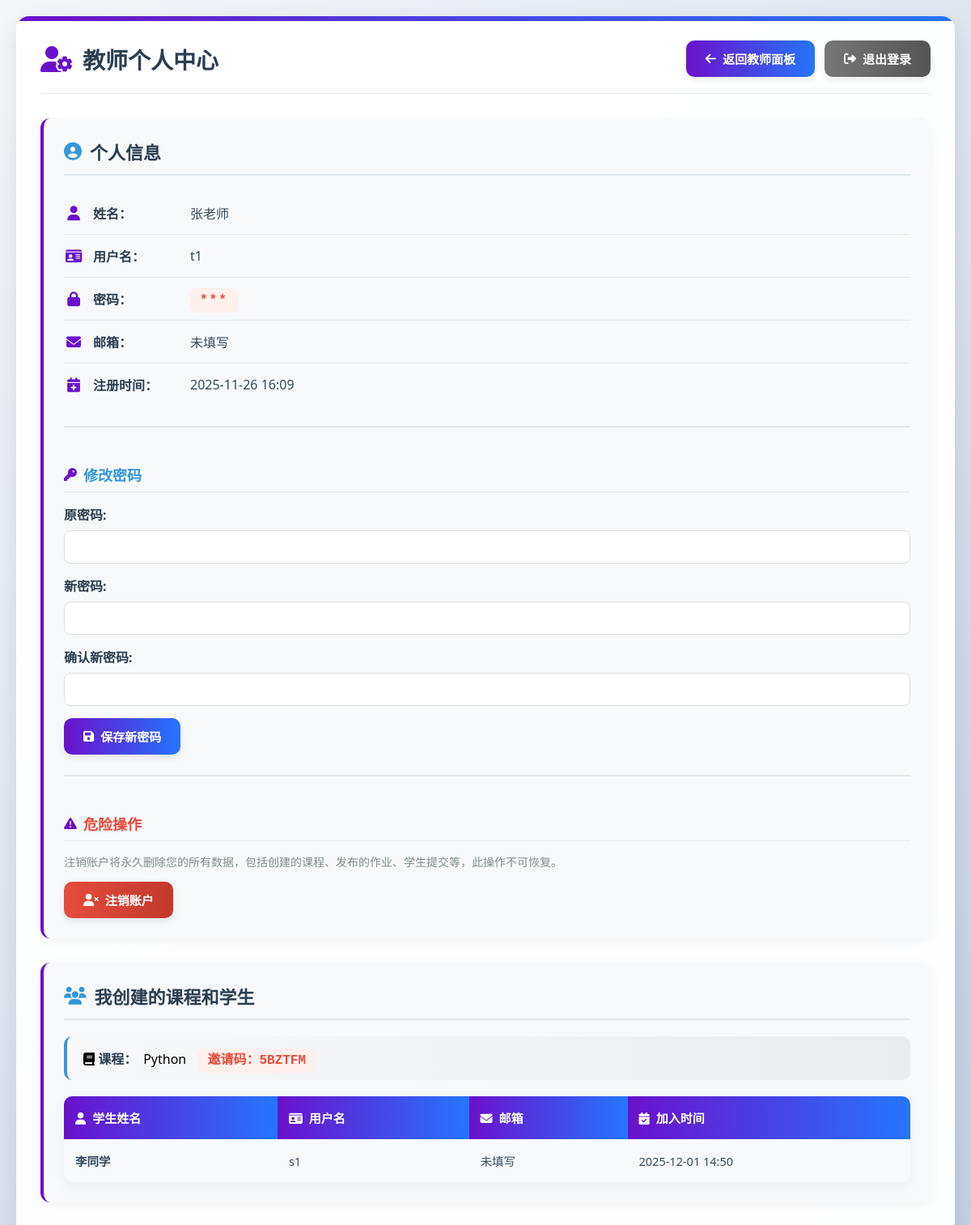
Screenshot of /teacher/profile (signed in) with the database file from the repository.
### app.py (models this page shows)
class User(db.Model):
    id = db.Column(db.Integer, primary_key=True)
    username = db.Column(db.String(80), unique=True, nullable=False)
    password = db.Column(db.String(120), nullable=False)
    role = db.Column(db.String(10), nullable=False)
    name = db.Column(db.String(100), nullable=False)
    email = db.Column(db.String(120), nullable=True)
    created_at = db.Column(db.DateTime, default=datetime.utcnow)

class Course(db.Model):
    id = db.Column(db.Integer, primary_key=True)
    name = db.Column(db.String(150), nullable=False)
    description = db.Column(db.Text, nullable=True)
    invite_code = db.Column(db.String(10), unique=True, nullable=False)
    teacher_id = db.Column(db.Integer, db.ForeignKey('user.id'), nullable=False)
    created_at = db.Column(db.DateTime, default=datetime.utcnow)
    teacher = relationship('User', backref=db.backref('courses', lazy=True))

class CourseEnrollment(db.Model):
    id = db.Column(db.Integer, primary_key=True)
    course_id = db.Column(db.Integer, db.ForeignKey('course.id'), nullable=False)
    student_id = db.Column(db.Integer, db.ForeignKey('user.id'), nullable=False)
    joined_at = db.Column(db.DateTime, default=datetime.utcnow)
    course = relationship('Course', backref=db.backref('enrollments', lazy=True, cascade='all, delete-orphan'))
    student = relationship('User', backref=db.backref('course_memberships', lazy=True))
    __table_args__ = (
        db.UniqueConstraint('course_id', 'student_id', name='uq_course_student'),
    )

### app.py (the view)
@app.route('/teacher/profile')
def teacher_profile():
    if 'user_id' not in session:
        flash('请先登录', 'error')
        return redirect(url_for('login'))
    if session.get('role') != 'teacher':
        flash('无权限访问该页面', 'error')
        return redirect(url_for('login'))
    teacher = User.query.get_or_404(session['user_id'])
    courses = Course.query.filter_by(teacher_id=teacher.id).order_by(Course.created_at.desc()).all()
    course_student_info = []
    for course in courses:
        enrollments = CourseEnrollment.query.filter_by(course_id=course.id).order_by(CourseEnrollment.joined_at.asc()).all()
        students = [enrollment.student for enrollment in enrollments]
        course_student_info.append({
            'course': course,
            'students': students,
            'enrollments': enrollments
        })
    masked_password = '*' * len(teacher.password) if teacher.password else '未设置'
    return render_template(
        'teacher_profile.html',
        teacher=teacher,
        masked_password=masked_password,
        course_student_info=course_student_info
    )

### templates/teacher_profile.html (shortened to what this page needs)
<!DOCTYPE html>
<html lang="zh-CN">
<head>
    <link rel="stylesheet" href="https://cdnjs.cloudflare.com/ajax/libs/font-awesome/6.4.0/css/all.min.css">
</head>
<body>
    <div class="floating-elements">
    </div>
    <div class="container">
        <div class="header">
            <h1><i class="fas fa-user-cog"></i>教师个人中心</h1>
            <div class="btn-group">
                <a class="btn btn-primary" href="{{ url_for('teacher_dashboard') }}">
                    <i class="fas fa-arrow-left"></i>返回教师面板
                </a>
                <a class="btn btn-secondary" href="{{ url_for('logout') }}">
                    <i class="fas fa-sign-out-alt"></i>退出登录
                </a>
            </div>
        </div>
        <div class="section">
            <h2><i class="fas fa-user-circle"></i>个人信息</h2>
            <ul class="info-list">
                <li>
                    <i class="fas fa-user"></i>
                    <span class="info-label">姓名：</span>
                    <span class="info-value">{{ teacher.name }}</span>
                </li>
                <li>
                    <i class="fas fa-id-card"></i>
                    <span class="info-label">用户名：</span>
                    <span class="info-value">{{ teacher.username }}</span>
                </li>
                <li>
                    <i class="fas fa-lock"></i>
                    <span class="info-label">密码：</span>
                    <span class="info-value">
                        <span class="password-masked">{{ masked_password }}</span>
                    </span>
                </li>
                <li>
                    <i class="fas fa-envelope"></i>
                    <span class="info-label">邮箱：</span>
                    <span class="info-value">{{ teacher.email or '未填写' }}</span>
                </li>
                <li>
                    <i class="fas fa-calendar-plus"></i>
                    <span class="info-label">注册时间：</span>
                    <span class="info-value">{{ teacher.created_at.strftime('%Y-%m-%d %H:%M') }}</span>
                </li>
            </ul>
            <div style="margin-top: 25px; padding-top: 25px; border-top: 2px solid #e1e8ed;">
                <h3 style="font-size: 18px; color: #3498db; margin-bottom: 15px;">
                    <i class="fas fa-key"></i>修改密码
                </h3>
                <form method="POST" action="{{ url_for('change_teacher_password') }}" style="display: flex; flex-direction: column; gap: 15px;">
                    <div style="display: flex; flex-direction: column; gap: 8px;">
                        <label style="font-weight: 600; color: #2c3e50;">原密码:</label>
                        <input type="password" name="old_password" required style="padding: 10px; border: 1px solid #ddd; border-radius: 8px; font-size: 14px;">
                    </div>
                    <div style="display: flex; flex-direction: column; gap: 8px;">
                        <label style="font-weight: 600; color: #2c3e50;">新密码:</label>
                        <input type="password" name="new_password" required minlength="6" style="padding: 10px; border: 1px solid #ddd; border-radius: 8px; font-size: 14px;">
                    </div>
                    <div style="display: flex; flex-direction: column; gap: 8px;">
                        <label style="font-weight: 600; color: #2c3e50;">确认新密码:</label>
                        <input type="password" name="confirm_password" required minlength="6" style="padding: 10px; border: 1px solid #ddd; border-radius: 8px; font-size: 14px;">
                    </div>
                    <button type="submit" class="btn btn-primary" style="align-self: flex-start;">
                        <i class="fas fa-save"></i>保存新密码
                    </button>
                </form>
            </div>
            <div style="margin-top: 25px; padding-top: 25px; border-top: 2px solid #e1e8ed;">
                <h3 style="font-size: 18px; color: #e74c3c; margin-bottom: 15px;">
                    <i class="fas fa-exclamation-triangle"></i>危险操作
                </h3>
                <p style="color: #7f8c8d; margin-bottom: 15px; font-size: 14px;">
                    注销账户将永久删除您的所有数据，包括创建的课程、发布的作业、学生提交等，此操作不可恢复。
                </p>
                <button class="btn btn-danger" onclick="confirmDeleteAccount()">
                    <i class="fas fa-user-times"></i>注销账户
                </button>
            </div>
        </div>
        <div class="section">
            <h2><i class="fas fa-users"></i>我创建的课程和学生</h2>
            {% if course_student_info %}
                {% for item in course_student_info %}
                    <div class="course-info">
                        <i class="fas fa-book"></i>
                        <strong>课程：</strong>{{ item.course.name }}
                        <span class="invite-code">邀请码：{{ item.course.invite_code }}</span>
                    </div>
                    {% if item.students %}
                        <table>
                            <thead>
                                <tr>
                                    <th><i class="fas fa-user"></i>学生姓名</th>
                                    <th><i class="fas fa-id-card"></i>用户名</th>
                                    <th><i class="fas fa-envelope"></i>邮箱</th>
                                    <th><i class="fas fa-calendar-check"></i>加入时间</th>
                                </tr>
                            </thead>
                            <tbody>
                                {% for i in range(item.students|length) %}
                                {% set stu = item.students[i] %}
                                {% set enroll = item.enrollments[i] %}
                                <tr>
                                    <td><strong>{{ stu.name }}</strong></td>
                                    <td>{{ stu.username }}</td>
                                    <td class="student-email">{{ stu.email or '未填写' }}</td>
                                    <td>{{ enroll.joined_at.strftime('%Y-%m-%d %H:%M') }}</td>
                                </tr>
                                {% endfor %}
                            </tbody>
                        </table>
                    {% else %}
                        <div class="empty">
                            <i class="fas fa-user-graduate"></i>
                            <p>该课程目前还没有学生加入。</p>
                        </div>
                    {% endif %}
                {% endfor %}
            {% else %}
                <div class="empty">
                    <i class="fas fa-book-open"></i>
                    <p>您还没有创建任何课程，可以前往课程管理中创建。</p>
                </div>
            {% endif %}
        </div>
    </div>
</body>
</html>

### templates/teacher_profile.html (style rules this page uses)
* { margin: 0; padding: 0; box-sizing: border-box; font-family: 'Segoe UI', 'Microsoft YaHei', sans-serif; }
body { background: linear-gradient(135deg, #f5f7fa 0%, #c3cfe2 100%); min-height: 100vh; padding: 20px; position: relative; overflow-x: hidden; }
body::before { content: ''; position: absolute; top: 0; left: 0; width: 100%; height: 100%; z-index: -1; }
.container { max-width: 1200px; margin: 0 auto; background: rgba(255, 255, 255, 0.97); border-radius: 16px; box-shadow: 0 10px 30px rgba(0, 0, 0, 0.1); padding: 30px; position: relative; overflow: hidden; animation: fadeIn 0.6s ease-out; }
.container::before { content: ''; position: absolute; top: 0; left: 0; width: 100%; height: 6px; background: linear-gradient(90deg, #6a11cb, #2575fc); }
.header { display: flex; justify-content: space-between; align-items: center; margin-bottom: 30px; padding-bottom: 20px; border-bottom: 1px solid #e1e8ed; }
h1 { font-size: 28px; color: #2c3e50; font-weight: 700; display: flex; align-items: center; gap: 12px; }
h1 i { color: #6a11cb; font-size: 32px; }
.btn-group { display: flex; gap: 12px; }
.btn { display: inline-flex; align-items: center; justify-content: center; gap: 8px; padding: 12px 24px; text-decoration: none; border-radius: 10px; font-weight: 600; font-size: 15px; transition: all 0.3s ease; border: none; cursor: pointer; box-shadow: 0 4px 10px rgba(0, 0, 0, 0.08); }
.btn-primary { background: linear-gradient(90deg, #6a11cb, #2575fc); color: white; }
.btn-secondary { background: linear-gradient(90deg, #777, #555); color: white; }
.btn-danger { background: linear-gradient(90deg, #e74c3c, #c0392b); color: white; }
.section { margin-bottom: 30px; padding: 25px; border-radius: 12px; background: #f8f9fa; box-shadow: 0 4px 15px rgba(0, 0, 0, 0.05); border-left: 4px solid #6a11cb; }
h2 { font-size: 22px; color: #2c3e50; margin-bottom: 20px; padding-bottom: 12px; border-bottom: 2px solid #e1e8ed; display: flex; align-items: center; gap: 10px; }
h2 i { color: #3498db; }
h3 { font-size: 18px; color: #2c3e50; margin: 20px 0 15px; padding-bottom: 8px; border-bottom: 1px solid #e1e8ed; display: flex; align-items: center; gap: 8px; }
h3 i { color: #6a11cb; font-size: 16px; }
.info-list { list-style: none; padding: 0; margin: 0; }
.info-list li { display: flex; align-items: center; padding: 14px 0; border-bottom: 1px solid #e1e8ed; }
.info-list li:last-child { border-bottom: none; }
.info-list li i { width: 24px; color: #6a11cb; font-size: 18px; margin-right: 12px; text-align: center; }
.info-label { font-weight: 600; color: #2c3e50; width: 120px; min-width: 120px; }
.info-value { color: #34495e; flex: 1; }
.password-masked { font-family: 'Courier New', monospace; letter-spacing: 2px; color: #e74c3c; background: #fdf0ed; padding: 6px 12px; border-radius: 6px; font-weight: 600; }
table { width: 100%; border-collapse: collapse; margin-top: 15px; border-radius: 10px; overflow: hidden; box-shadow: 0 5px 15px rgba(0, 0, 0, 0.05); }
th { background: linear-gradient(90deg, #6a11cb, #2575fc); color: white; padding: 16px 14px; text-align: left; font-weight: 600; font-size: 15px; }
th i { margin-right: 8px; }
td { padding: 16px 14px; border-bottom: 1px solid #e1e8ed; color: #34495e; font-size: 14.5px; }
tr { transition: background-color 0.2s; }
tr:last-child td { border-bottom: none; }
.course-info { background: linear-gradient(90deg, #f8f9fa, #e9ecef); border-radius: 10px; padding: 15px 20px; margin-bottom: 20px; border-left: 4px solid #3498db; }
.course-info strong { color: #2c3e50; margin-right: 8px; }
.invite-code { font-family: 'Courier New', monospace; font-weight: 700; font-size: 16px; color: #e74c3c; background: #fdf0ed; padding: 6px 12px; border-radius: 6px; margin-left: 10px; }
.floating-elements { position: fixed; width: 100%; height: 100%; top: 0; left: 0; overflow: hidden; z-index: -1; pointer-events: none; }
.student-email { word-break: break-all; }

### rows the page displays
User: name "张老师", username "t1", email "未填写", created_at "2025-11-26 16:09"
Course: course.name "Python", course.invite_code "5BZTFM"
User: name "李同学", username "s1", email "未填写"
CourseEnrollment: joined_at "2025-12-01 14:50"

### other values shown
{{ masked_password }} "***"
